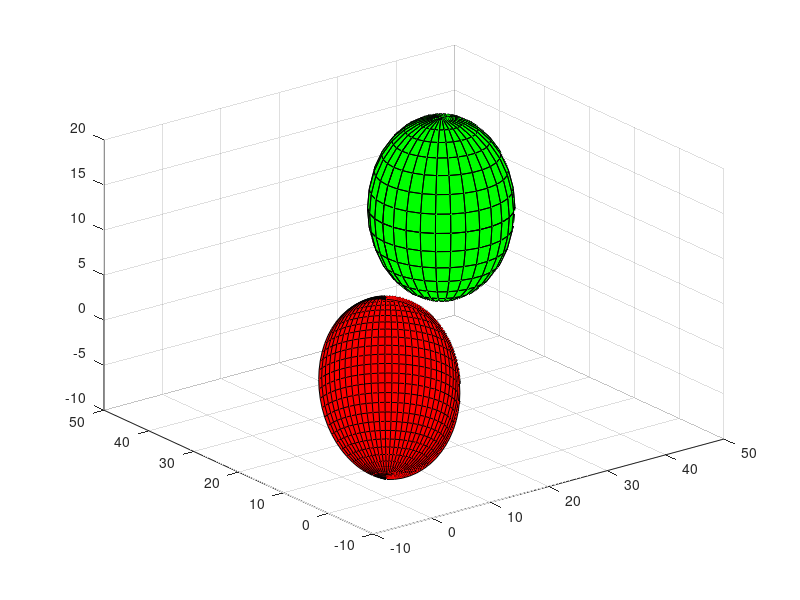

Recreate this plot in MATLAB. (Note: this script raises an error after producing the figure.)
%%%%%%%%%%%%%%%%%%%%%%%%%%%%%%%%%%%%%%%%%%%
%%%%%%%         TODOR VACHEV         %%%%%%
%%%%%%% TECHNICAL UNIVERSITY - VARNA %%%%%%
%%%%%%%         MARCH, 2015          %%%%%%
%%%%%%%%%%%%%%%%%%%%%%%%%%%%%%%%%%%%%%%%%%%

clc, close all, clear all

%%%%%%%%%%%%%%%%%%%%%%%%%%%%%%%%%%%%%%%%%%%%%%%%%%%%%%%%%%%%%%%%%%%%%%
%%%%%%%%%%%%%%%%%%%%%% VARIABLES INITIALIZATION %%%%%%%%%%%%%%%%%%%%%%
%%%%%%%%%%%%%%%%%%%%%%%%%%%%%%%%%%%%%%%%%%%%%%%%%%%%%%%%%%%%%%%%%%%%%%
step=30;                     %steps between min/max angle

t1sa=-pi/4; t1ea=pi/1.5;     %start-end angle for theta1 (azimuth) 
step1=abs(t1sa-t1ea)/step; %   
theta1=t1sa:step1:t1ea;    %vector with values for theta1 (azimuth)

p1sa=-pi/2; p1ea=pi/2;       %start-end angle for phi1 (elevation)          
step11=abs(p1sa-p1ea)/step;  %   
phi1=p1sa:step11:p1ea;       %vector with values for for phi1 (elevation)

t3sa=0; t3ea=2*pi;           %variables for the sphere around point C      
step3=abs(t3sa-t3ea)/step;   %
theta3=t3sa:step3:t3ea;      %
p3sa=0; p3ea=2*pi;           %
step33=abs(p3sa-p3ea)/step;  %
phi3=p3sa:step33:p3ea;       %

rxO=0; ryO=0; rzO=2;         %coordinates of the center of point O (the base)
rxC=40; ryC=40; rzC=6;       %coordinates of the desired end point C         
r1=10;  r2=43;  r3=10;       %length of bar 1, bar 2 and bar 3

xOyLimStart1=-pi/2; xOyLimEnd1=pi/2; %rotation limitations of joint 1 (point A)
yOzLimStart1=-pi/2; yOzLimEnd1=pi/2;

xOyLimStart2=-pi/2; xOyLimEnd2=pi/2; %rotation limitations of joint 2 (point B)
yOzLimStart2=-pi/2; yOzLimEnd2=pi/2;
error=0.001;                %allowed +- error of the position

z=0;                        %counter variable for the coords matrix (to keep track of the current row)
coords=zeros(step^4,10);    %matrix where all viable coordinates will be stored

%%%%%%%%%%%%%%%%%%%%%%%%%%%%%%%%%%%%%%%%%%%%%%%%%%%%%%%%%%%%%%%%%%%%%
%%%%%%%% FINDING ALL ACCESIBLE POINTS OF JOINT 1 AND JOINT 2 %%%%%%%%
%%%%%%%%%%%%%%%%%%%%%%%%%%%%%%%%%%%%%%%%%%%%%%%%%%%%%%%%%%%%%%%%%%%%%

[theta1,phi1]=meshgrid(theta1,phi1);   %crunching some numbers to get
[xA,yA,zA]=sph2cart(theta1,phi1,r1);   %the X Y Z coordinates of all accessible
xA=xA+rxO; yA=yA+ryO; zA=zA+rzO;       %points by joint 1 (point A)
 
[theta3,phi3]=meshgrid(theta3,phi3);   %crunching some numbers to get
[xB,yB,zB]=sph2cart(theta3,phi3,r3);   %the X Y Z coordinates of all accessible
xB=xB+rxC; yB=yB+ryC; zB=zB+rzC;       %points by joint 2 (point B)
 
%%%%%%%%%%%%%%%%%%%%%%%%%%%%%%%%%%%%%%%%%%%%%%%%%%%%%%%%%%%%%%%%%%%%%
%%%%%%%%%%%%%%%%%%%%%%%% PLOTS AND COSMETICS %%%%%%%%%%%%%%%%%%%%%%%%
%%%%%%%%%%%%%%%%%%%%%%%%%%%%%%%%%%%%%%%%%%%%%%%%%%%%%%%%%%%%%%%%%%%%%

sp1surf=surf(xA,yA,zA);           %plot the possible positions of the end point of bar 1 (point A) 
hold on                           %
sp3surf=surf(xB,yB,zB);           %and bar 2 (point B)
set(sp1surf,'FaceColor','red');   %color of the surface with points for joint 1
set(sp3surf,'FaceColor','green'); %color of the surface with points for joint 2
alpha(0.2)                        %transperancy
grid on                           %
axis([-(r1+r2+r3+5)-5 r1+r2+r3+5 -(r1+r2+r3+5)-5 r1+r2+r3+5 -(r1+r2+r3+5)-5 r1+r2+r3+5])  % axis limitations
plot3([-(r1+r2+r3+5)-5 r1+r2+r3+5 0],[0 0 0],[0 0 0],'black','LineWidth',2)          % X axis - cosmetic line
plot3([0 0 0],[-(r1+r2+r3+5)-5 r1+r2+r3+5 0],[0 0 0],'black','LineWidth',2)          % Y axis - cosmetic line
plot3([0 0 0],[0 0 0],[-(r1+r2+r3+5)-5 r1+r2+r3+5 0],'black','LineWidth',2)          % Z axis - cosmetic line
plot3([rxO rxC],[ryO ryC],[rzO rzC],'oblack','MarkerSize',12,'MarkerFaceColor','white','LineWidth',2) % Point O and Point C - cosmetic
xlabel('X AXIS'); ylabel('Y AXIS'); zlabel('Z AXIS')

%%%%%%%%%%%%%%%%%%%%%%%%%%%%%%%%%%%%%%%%%%%%%%%%%%%%%%%%%%%%%%%%%%%%%
%%%%%%%%%%%%%%%%%%%%%%%%%%%%% THE MAGIC %%%%%%%%%%%%%%%%%%%%%%%%%%%%%
%%%%%%%%%%%%%%%%%%%%%%%%%%%%%%%%%%%%%%%%%%%%%%%%%%%%%%%%%%%%%%%%%%%%%

for nz=1:(size(xA,2))             %iteration over the Z coordinates of joint 1
    for n=1:(size(xA,2))          %iteration over the X, Y coordinates of joint 1
        for iz=1:(size(xA,2))     %iteration over the Z coordinates of joint 2
            for i=1:(size(xA,2))  %iteration over the X, Y coordinates of joint 2
                dist=sqrt(((xB(iz,i)-xA(nz,n))^2)+((yB(iz,i)-yA(nz,n))^2)+((zB(iz)-zA(nz))^2)); %calculate the distance between current points
                
                %%%%%%%%%%%%%%%%%%%%%%%%%%%%%%%%%%%%%%%%%%%%%%%%%%%%%%%%%%%%%%%%%%%%%
                %%%%%%%%%%%%%%%%%%%%%%%%%%%%% THE CHECK %%%%%%%%%%%%%%%%%%%%%%%%%%%%%
                %%%%%%%%%%%%%%%%%%%%%%%%%%%%%%%%%%%%%%%%%%%%%%%%%%%%%%%%%%%%%%%%%%%%%
                
                if (dist>r2&&dist<r2+error)||(dist<r2&&dist>r2-error)    %check if the length is equal to the length of bar 2 within the allowed error
                     [result,anglexOy1,angleyOz1]=thecheck([xA(nz,n)-rxO,yA(nz,n)-ryO,zA(nz)-rzO], ...            %%%THE CHECK IS HAPPENING IN FILE-FUNCTION
                         [(xB(iz,i)-xA(nz,n)),yB(iz,i)-yA(nz,n),(zB(iz)-zA(nz))], ...                             %%%
                         xOyLimStart1,xOyLimEnd1,yOzLimStart1,yOzLimEnd1);                                        %%%             thecheck.m
                     if (result==1)                                                                               %%%             
                         [result,anglexOy2,angleyOz2]=thecheck([(xB(iz,i)-xA(nz,n)),yB(iz,i)-yA(nz,n), ...        %%%PLEASE CHECK THIS FILE FOR BETTER 
                             (zB(iz)-zA(nz))],[rxC-xB(iz,i),ryC-yB(iz,i),rzC-zB(iz)],...                          %%%UNDERSTANDING OF WHAT THE CHECK 
                             xOyLimStart1,xOyLimEnd1,yOzLimStart1,yOzLimEnd1);                                    %%%ACTUALLY DOES
                         if (result==1)                                                                           %%%
                            plot3([xA(nz,n) xB(iz,i)],[yA(nz,n) yB(iz,i)],[zA(nz) zB(iz)],'red','LineWidth',2)    %plot the position of bar 2
                            plot3([rxO xA(nz, n)],[ryO yA(nz,n)],[rzO zA(nz)],'blue','LineWidth',2)              %plot the position of bar 1
                            plot3([xB(iz,i) rxC],[yB(iz,i) ryC],[zB(iz) rzC],'magenta','LineWidth',2)            %plot the position of bar 3
                            plot3([xA(nz,n) xB(iz,i)],[yA(nz,n) yB(iz,i)],[zA(nz) zB(iz)],'oblack',...
                            'MarkerSize',8,'MarkerFaceColor','white','LineWidth',2) %plot the corresponding A and B points
                            z=z+1;                     %counter for the coords matrix rows
                            coords(z,1)=xA(nz,n);      %save the X, Y, Z coordinates of point A
                            coords(z,2)=yA(nz,n);      %and the corresponding angles
                            coords(z,3)=zA(nz);        %
                            coords(z,4)=anglexOy1;     %
                            coords(z,5)=angleyOz1;     %
                            coords(z,6)=xB(iz,i);      %save the X, Y, Z coordinates of point B
                            coords(z,7)=yB(iz,i);      %and the corresponding angles
                            coords(z,8)=zB(iz);        %
                            coords(z,9)=anglexOy2;     %
                            coords(z,10)=angleyOz2;    %
                            pause(0.0001)              %enable or disable this row for animation (disabled = faster calculations)
                        end
                    end
                end            
            end
        end
    end
end

coords=coords(1:z,1:10); %clear all unneeded preallocated rows